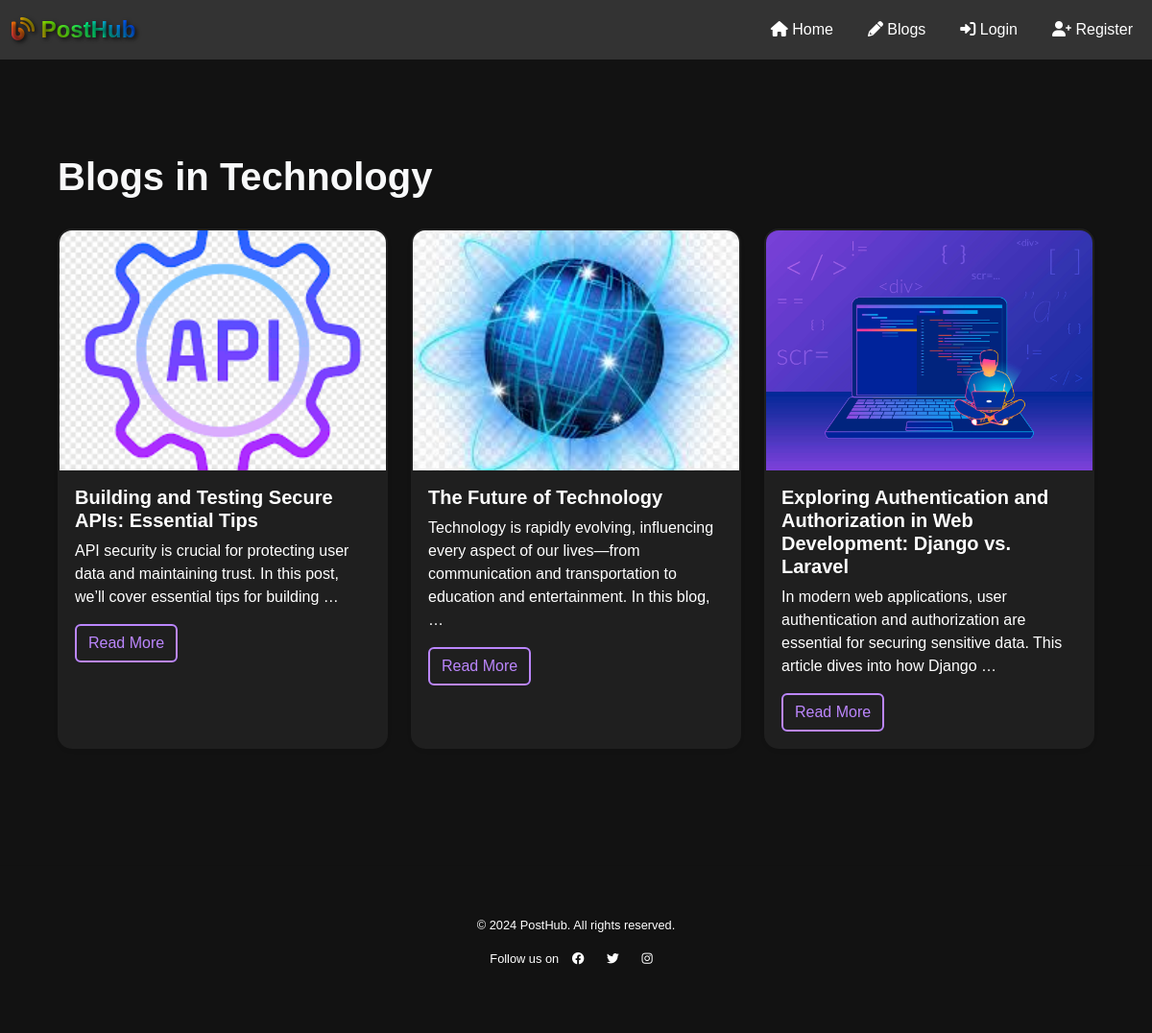
The page /category/technology/ on the database its author committed.
### home/models.py (models this page shows, shortened)
class Category(models.Model):
    name = models.CharField(max_length=50)
    slug = models.SlugField(unique=True)

class Blog(models.Model):
    title = models.CharField(max_length=200)
    author = models.ForeignKey(User, on_delete=models.CASCADE)
    banner = models.ImageField(upload_to='blog_banners/', null=True, blank=True)
    slug = models.SlugField(unique=True, blank=True)
    body_content = models.TextField()
    timestamp = models.DateTimeField(auto_now_add=True)
    categories = models.ManyToManyField(Category, related_name='blogs', blank=True)
    tags = models.ManyToManyField(Tag, related_name='blogs', blank=True)
    views_count = models.PositiveIntegerField(default=0)
    featured = models.BooleanField(default=False)

### home/views.py (the view)
# urls.py: path('category/<slug:category_slug>/', views.category_view, name='category_view'),
def category_view(request, category_slug):
    category = get_object_or_404(Category, slug=category_slug)
    blogs = Blog.objects.filter(categories=category)
    return render(request, 'home/category_view.html', {'category': category, 'blogs': blogs})

### home/templates/home/category_view.html (shortened to what this page needs)
{% extends "layout.html" %}
{% block content %}
<div class="container py-5">
    <h1 class="text-light mb-4">Blogs in {{ category.name }}</h1>
    {% if blogs %}
        <div class="row">
            {% for blog in blogs %}
                <div class="col-md-4 mb-4">
                    <div class="card shadow-sm">
                        <img src="{{ blog.banner.url }}" class="card-img-top" alt="{{ blog.title }}">
                        <div class="card-body">
                            <h5 class="card-title">{{ blog.title }}</h5>
                            <p class="card-text">{{ blog.body_content|truncatewords:20 }}</p>
                            <a href="{% url 'blog_detail' blog.slug %}" class="btn btn-outline-light">Read More</a>
                        </div>
                    </div>
                </div>
            {% endfor %}
        </div>
    {% else %}
        <p class="text-light">No blogs found in this category.</p>
    {% endif %}
</div>
{% endblock %}

### templates/layout.html (style rules this page uses)
body { background-color: #121212; color: #ffffff; font-family: "Poppins", sans-serif; }
.container { padding-top: 20px; animation: fadeIn 1.5s ease-in-out; }

### home/templates/home/category_view.html (style rules this page uses)
body { background-color: #121212; color: #ffffff; font-family: 'Arial', sans-serif; }
h1, h5 { color: #bb86fc; font-weight: 600; }
.container { padding: 50px 30px; max-width: 1200px; }
.card { border: 2px solid transparent; transition: border-color 0.3s ease, transform 0.3s ease; overflow: hidden; border-radius: 15px; height: 100%; background-color: #1f1f1f; }
.card-img-top { height: 250px; object-fit: cover; transition: transform 0.3s ease; }
.card-body { color: #ffffff; }
.btn-outline-light { border: 2px solid #bb86fc; color: #bb86fc; font-weight: 500; }
.row { margin-top: 30px; }

### rows shown on the page
Category: name "Technology"
Blog: banner (picture), title "Building and Testing Secure APIs: Essential Tips", body_content "API security is crucial for protecting user data and maintaining trust. In this post, we’ll cover essential tips for building …"
Blog: banner (picture), title "The Future of Technology", body_content "Technology is rapidly evolving, influencing every aspect of our lives—from communication and transportation to education and entertainment. In this blog, …"
Blog: banner (picture), title "Exploring Authentication and Authorization in Web Development: Django vs. Laravel", body_content "In modern web applications, user authentication and authorization are essential for securing sensitive data. This article dives into how Django …"
